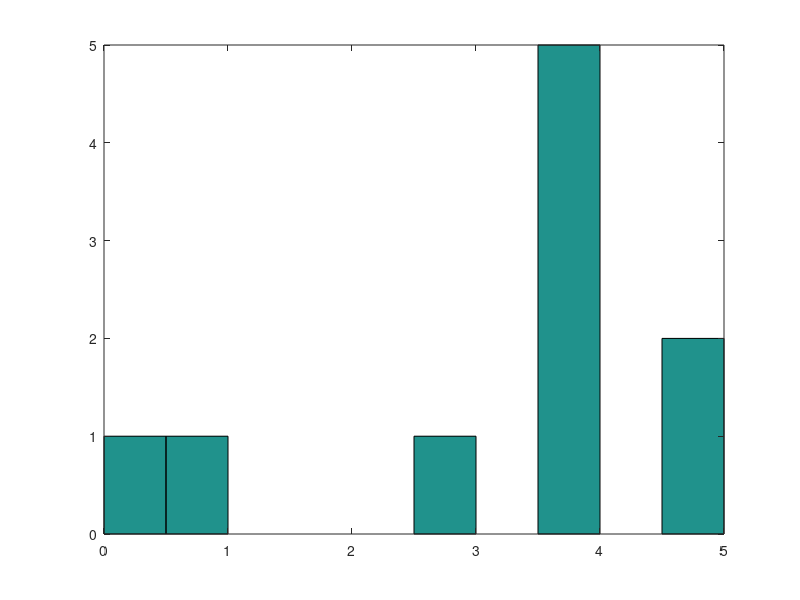

Here is the MATLAB script that generated this plot:
l=5;


%tamaño de coordenadas
n1=10; %filas o numero de partículas
n2=1; %columnas o dimensión

particulas=round(unifrnd(-1*l,l,n1,n2));

particulas


for i=1:10
  particulas(i)=sqrt(particulas(i).^2);
endfor

particulas

hist(particulas)
